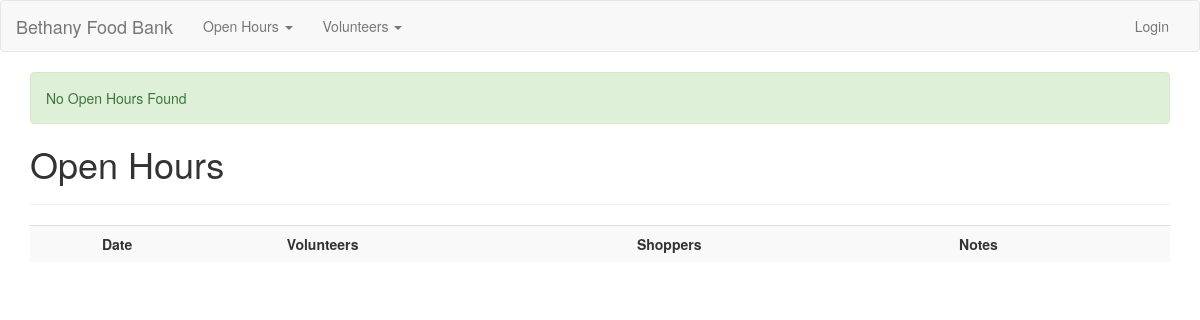
/openhours/, run on an earlier commit of the app's database.
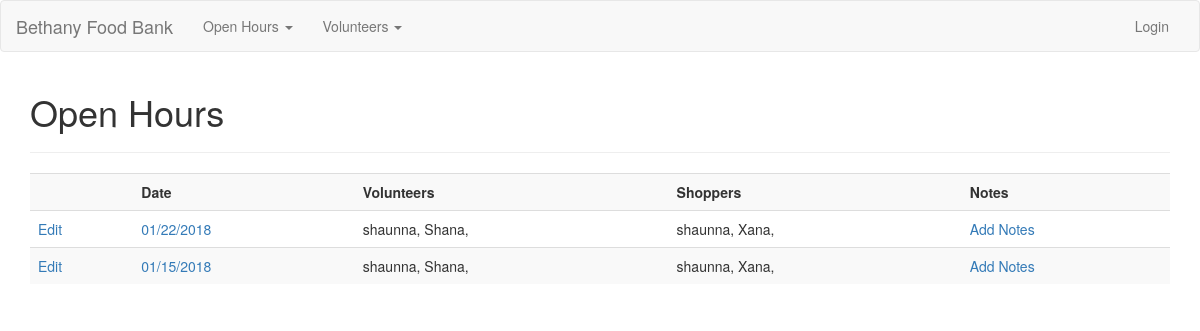
And on a later commit of the database.
### app/models.py (models this page shows, shortened)
class Openhour(db.Model):
    id = db.Column(db.Integer(), primary_key=True)
    date = db.Column(db.DateTime())
    posted = db.Column(db.Boolean)
    volunteers = db.relationship('Volunteer', secondary=openhour_volunteers, backref='openhourvols', lazy='dynamic')
    shoppers = db.relationship('Volunteer', secondary=openhour_shoppers, backref='openhourshoppers', lazy='dynamic' )
    notes = db.relationship('Note', backref='openhournotes', lazy=True)

class Volunteer(db.Model):
    id = db.Column(db.Integer(), primary_key=True)
    name = db.Column(db.String(100))
    role = db.Column(db.String(50))
    email = db.Column(db.String(255), unique=True, nullable=False)
    active = db.Column(db.Boolean)
    openhours = db.relationship('Openhour', secondary=openhour_volunteers, backref='ohvolunteers', lazy='subquery')
    openhour_shoppers = db.relationship('Openhour', secondary=openhour_shoppers, backref='ohshoppers', lazy='subquery')
    notes = db.relationship('Note', backref='openhour', lazy=True)

### app/openhours/views.py (the view)
@openhours_blueprint.route('/')
def index():
    openhours = Openhour.query.all()
    if openhours:
        return render_template('openhours.html', openhours=openhours)
    else:
        msg = 'No Open Hours Found'
        return render_template('openhours.html', msg=msg)

### app/openhours/templates/openhours.html
{% extends 'layout.html' %}
{% block body %}
  <h1>Open Hours</h1>
  <hr>
  <table class="table table-striped">
    <tr>
      <th></th>
      <th>Date</th>
      <th>Volunteers</th>
      <th>Shoppers</th>
      <th>Notes</th>
    </tr>
    {% for openhour in openhours %}
      <tr>
        <td><a href="{{openhour.id}}/edit">Edit</a></td>
        <td><a href="{{openhour.id}}">{{ openhour.date.strftime('%m/%d/%Y') }}</a></td>
        <td>
          {% for volunteer in openhour.volunteers %}
            <span>{{volunteer.name}}, </span>
          {% endfor %}
        </td>
        <td>
          {% for shopper in openhour.shoppers %}
            <span>{{shopper.name}}, </span>
          {% endfor %}
        </td>
        {% if openhour.notes %}
          <td><a href="{{openhour.id}}/notes">View Notes</a></td>
        {% else %}
          <td><a href="{{openhour.id}}/notes/new">Add Notes</a></td>
        {% endif %}
      </tr>
    {% endfor %}
  </table>
{% endblock %}

### app/templates/layout.html (shortened to what this page needs)
<!DOCTYPE html>
<html>
  <head>
    <link rel="stylesheet" href="https://maxcdn.bootstrapcdn.com/bootstrap/3.3.7/css/bootstrap.min.css"/>
  </head>
  <body>
    {% include 'includes/_navbar.html' %}
    <div class="container">
      {% include 'includes/_messages.html' %}
      {% block body %}{% endblock %}
    </div>
  </body>
</html>

### app/templates/includes/_navbar.html (shortened to what this page needs)
<nav class="navbar navbar-default">
  <div class="container-fluid">
    <div class="navbar-header">
      <a class="navbar-brand" href="/">Bethany Food Bank</a>
    </div>
    <div class="collapse navbar-collapse" id="myNavbar">
      <ul class="nav navbar-nav">
        <li class="dropdown">
          <a class="dropdown-toggle" data-toggle="dropdown" href="#">Open Hours <span class="caret"></span></a>
        </li>
        <li class="dropdown">
          <a class="dropdown-toggle" data-toggle="dropdown" href="#">Volunteers <span class="caret"></span></a>
        </li>
      </ul>
      <ul class="nav navbar-nav navbar-right">
        {% if session.user %}
          <li><a href="/logout">Logout</a></li>
        {% else %}
          <li><a href="/user_login">Login</a></li>
        {% endif %}
      </ul>
    </div>
  </div>
</nav>

### app/templates/includes/_messages.html (shortened to what this page needs)
{% if msg %}
  <div class="alert alert-success">{{msg}}</div>
{% endif %}

What changed in the data, as far as the page shows it:
added Openhour: date "01/22/2018"
now on this page (row unchanged): Volunteer: name "shaunna"
now on this page (row unchanged): Volunteer: name "Shana"
now on this page (row unchanged): Volunteer: name "Xana"
added Openhour: date "01/15/2018"
Also different on the page:
{{ msg }}: "No Open Hours Found" → (not shown)
